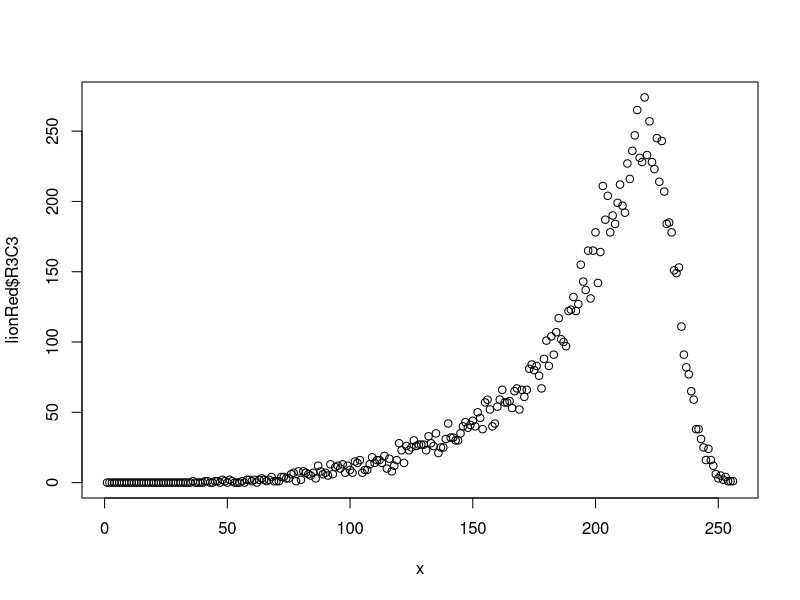
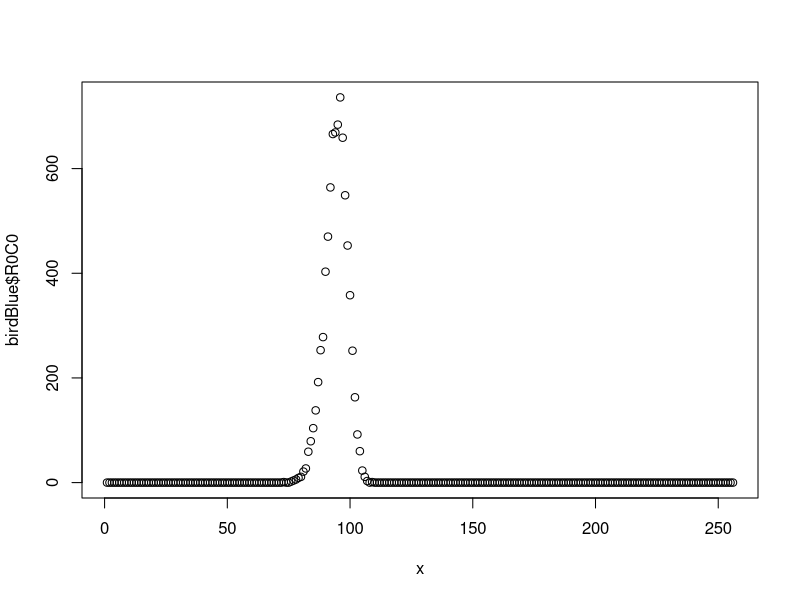
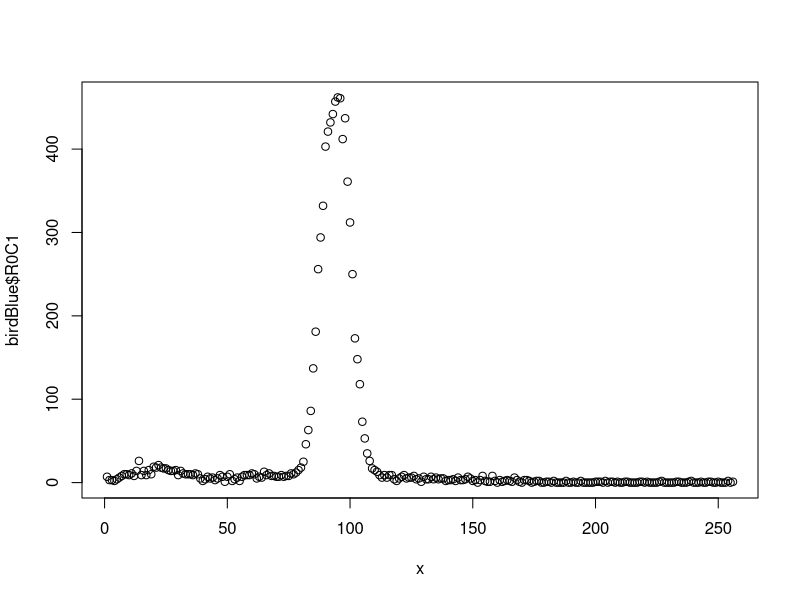
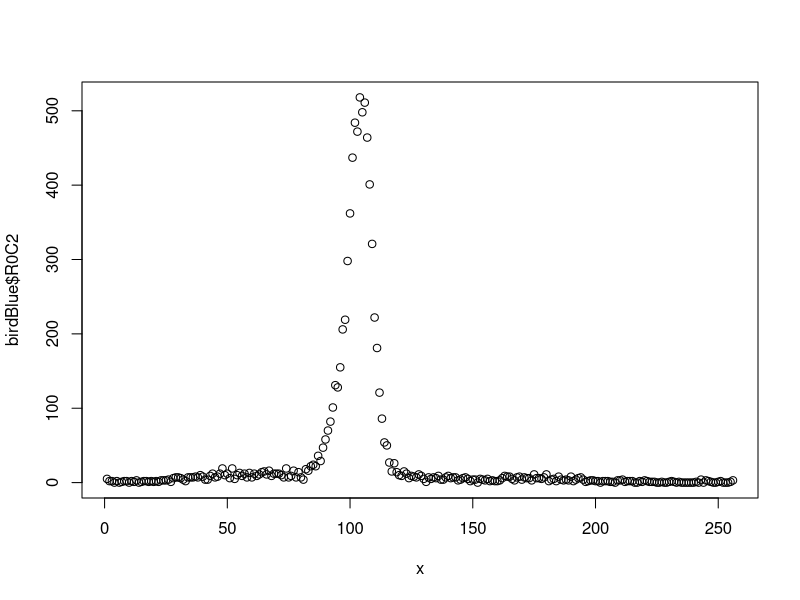
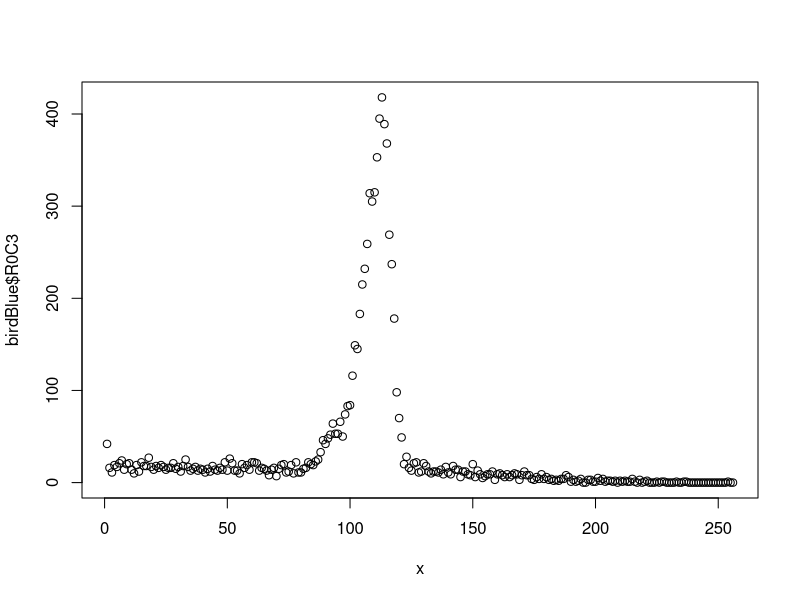
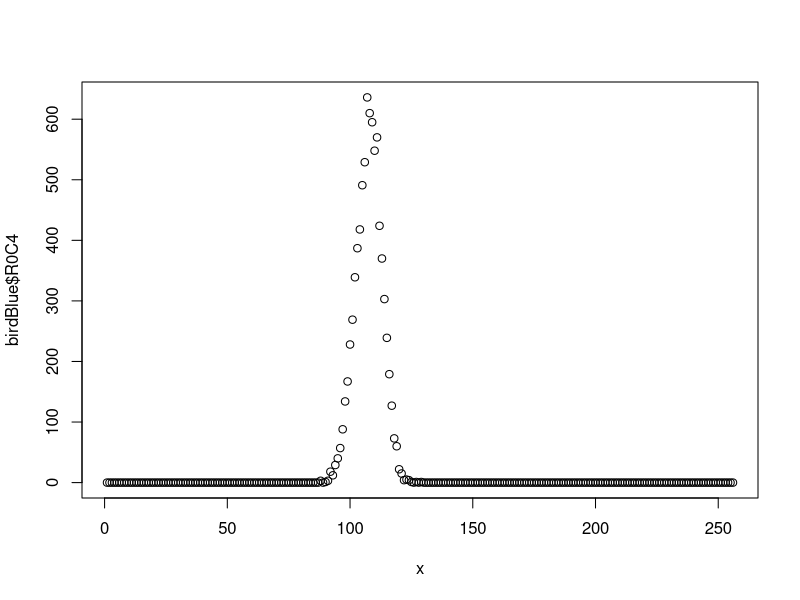
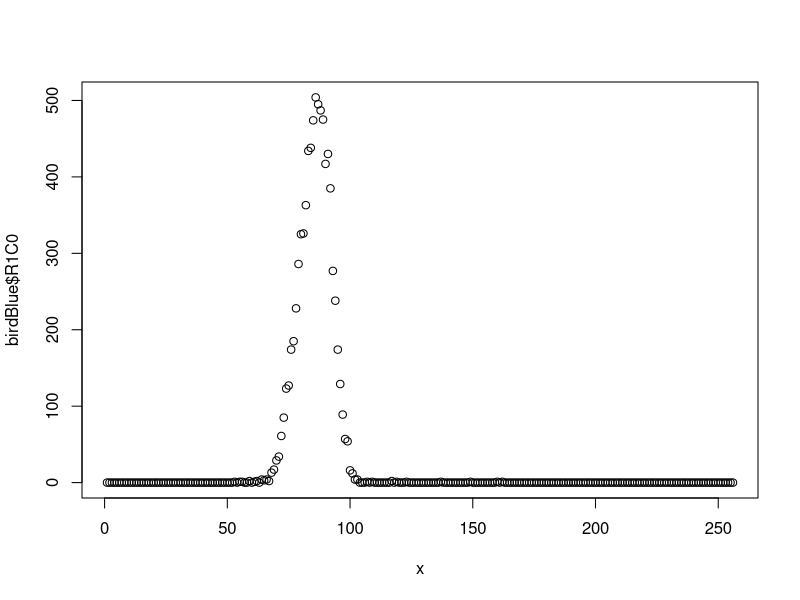
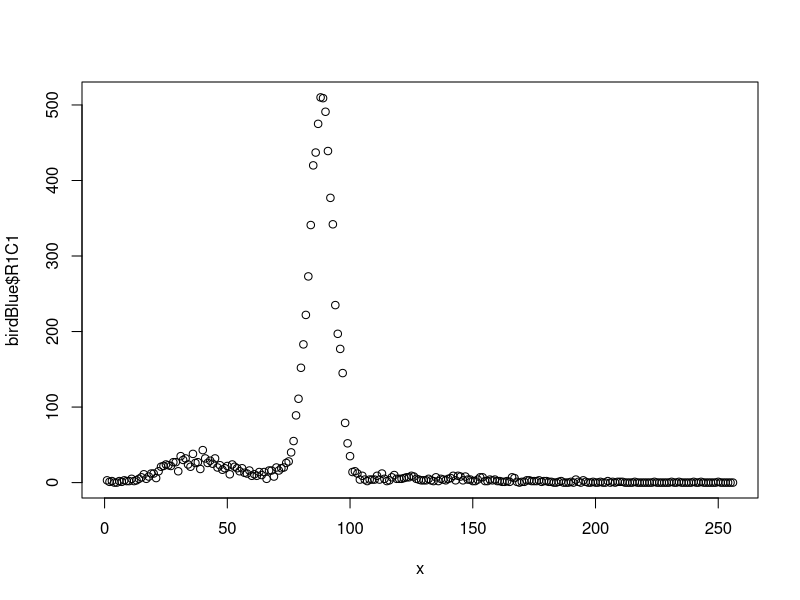

The R script that drew these images, in order:
library(tidyverse)

lionRGB <- read.csv("../ImageCSV/lionCSV.csv")
lionBlue <- slice(lionRGB, 1:256)
lionGreen <- slice(lionRGB, (1+256):(256+256))
lionRed <- slice(lionRGB, (1+256*2):(256+256*2))

x <- 1:256
plot(x, lionRed$R3C3)

birdRGB <- read.csv("../ImageCSV/birdCSV.csv")
birdBlue <- slice(birdRGB, 1:256)
birdGreen <- slice(birdRGB, (1+256):(256+256))
birdRed <- slice(birdRGB, (1+256*2):(256+256*2))

#plot blue of bird
plot(x, birdBlue$R0C0)
plot(x, birdBlue$R0C1)
plot(x, birdBlue$R0C2)
plot(x, birdBlue$R0C3)
plot(x, birdBlue$R0C4)
plot(x, birdBlue$R1C0)
plot(x, birdBlue$R1C1)
plot(x, birdBlue$R1C2)
plot(x, birdBlue$R1C3)
plot(x, birdBlue$R1C4)
plot(x, birdBlue$R2C0)
plot(x, birdBlue$R2C1)
plot(x, birdBlue$R2C2)
plot(x, birdBlue$R2C3)
plot(x, birdBlue$R2C4)
plot(x, birdBlue$R3C0)
plot(x, birdBlue$R3C1)
plot(x, birdBlue$R3C2)
plot(x, birdBlue$R3C3)
plot(x, birdBlue$R3C4)
plot(x, birdBlue$R4C0)
plot(x, birdBlue$R4C1)
plot(x, birdBlue$R4C2)
plot(x, birdBlue$R4C3)
plot(x, birdBlue$R4C4)

# plot red of bird
plot(x, birdRed$R0C0)
plot(x, birdRed$R0C1)
plot(x, birdRed$R0C2)
plot(x, birdRed$R0C3)
plot(x, birdRed$R0C4)
plot(x, birdRed$R1C0)
plot(x, birdRed$R1C1)
plot(x, birdRed$R1C2)
plot(x, birdRed$R1C3)
plot(x, birdRed$R1C4)
plot(x, birdRed$R2C0)
plot(x, birdRed$R2C1)
plot(x, birdRed$R2C2)
plot(x, birdRed$R2C3)
plot(x, birdRed$R2C4)
plot(x, birdRed$R3C0)
plot(x, birdRed$R3C1)
plot(x, birdRed$R3C2)
plot(x, birdRed$R3C3)
plot(x, birdRed$R3C4)
plot(x, birdRed$R4C0)
plot(x, birdRed$R4C1)
plot(x, birdRed$R4C2)
plot(x, birdRed$R4C3)
plot(x, birdRed$R4C4)

# plot green of bird
plot(x, birdGreen$R0C0)
plot(x, birdGreen$R0C1)
plot(x, birdGreen$R0C2)
plot(x, birdGreen$R0C3)
plot(x, birdGreen$R0C4)
plot(x, birdGreen$R1C0)
plot(x, birdGreen$R1C1)
plot(x, birdGreen$R1C2)
plot(x, birdGreen$R1C3)
plot(x, birdGreen$R1C4)
plot(x, birdGreen$R2C0)
plot(x, birdGreen$R2C1)
plot(x, birdGreen$R2C2)
plot(x, birdGreen$R2C3)
plot(x, birdGreen$R2C4)
plot(x, birdGreen$R3C0)
plot(x, birdGreen$R3C1)
plot(x, birdGreen$R3C2)
plot(x, birdGreen$R3C3)
plot(x, birdGreen$R3C4)
plot(x, birdGreen$R4C0)
plot(x, birdGreen$R4C1)
plot(x, birdGreen$R4C2)
plot(x, birdGreen$R4C3)
plot(x, birdGreen$R4C4)



